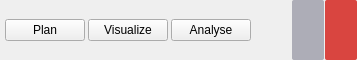
        <widget class="QFrame" name="frame_top">
         <property name="sizePolicy">
          <sizepolicy hsizetype="Preferred" vsizetype="Maximum">
           <horstretch>0</horstretch>
           <verstretch>0</verstretch>
          </sizepolicy>
         </property>
         <property name="minimumSize">
          <size>
           <width>100</width>
           <height>20</height>
          </size>
         </property>
         <property name="maximumSize">
          <size>
           <width>16777215</width>
           <height>60</height>
          </size>
         </property>
         <property name="frameShape">
          <enum>QFrame::NoFrame</enum>
         </property>
         <property name="frameShadow">
          <enum>QFrame::Raised</enum>
         </property>
         <layout class="QHBoxLayout" name="frame_top_layout">
          <property name="spacing">
           <number>1</number>
          </property>
          <property name="leftMargin">
           <number>0</number>
          </property>
          <property name="topMargin">
           <number>0</number>
          </property>
          <property name="rightMargin">
           <number>0</number>
          </property>
          <property name="bottomMargin">
           <number>0</number>
          </property>
          <item>
           <widget class="QFrame" name="horizontalFrame">
            <property name="sizePolicy">
             <sizepolicy hsizetype="Preferred" vsizetype="Minimum">
              <horstretch>0</horstretch>
              <verstretch>0</verstretch>
             </sizepolicy>
            </property>
            <property name="minimumSize">
             <size>
              <width>189</width>
              <height>0</height>
             </size>
            </property>
            <layout class="QHBoxLayout" name="layout_pageSelect">
             <property name="spacing">
              <number>3</number>
             </property>
             <property name="leftMargin">
              <number>5</number>
             </property>
             <property name="topMargin">
              <number>0</number>
             </property>
             <property name="rightMargin">
              <number>0</number>
             </property>
             <property name="bottomMargin">
              <number>0</number>
             </property>
             <item>
              <widget class="QPushButton" name="btn_plan">
               <property name="text">
                <string>Plan</string>
               </property>
              </widget>
             </item>
             <item>
              <widget class="QPushButton" name="btn_visualize">
               <property name="text">
                <string>Visualize</string>
               </property>
              </widget>
             </item>
             <item>
              <widget class="QPushButton" name="btn_analyse">
               <property name="sizePolicy">
                <sizepolicy hsizetype="Minimum" vsizetype="Fixed">
                 <horstretch>0</horstretch>
                 <verstretch>0</verstretch>
                </sizepolicy>
               </property>
               <property name="minimumSize">
                <size>
                 <width>0</width>
                 <height>0</height>
                </size>
               </property>
               <property name="maximumSize">
                <size>
                 <width>16777215</width>
                 <height>16777215</height>
                </size>
               </property>
               <property name="text">
                <string>Analyse</string>
               </property>
               <property name="checkable">
                <bool>true</bool>
               </property>
              </widget>
             </item>
            </layout>
           </widget>
          </item>
          <item>
           <spacer name="spring">
            <property name="orientation">
             <enum>Qt::Horizontal</enum>
            </property>
            <property name="sizeHint" stdset="0">
             <size>
              <width>40</width>
              <height>20</height>
             </size>
            </property>
           </spacer>
          </item>
          <item>
           <widget class="QPushButton" name="btn_minimize">
            <property name="minimumSize">
             <size>
              <width>15</width>
              <height>20</height>
             </size>
            </property>
            <property name="maximumSize">
             <size>
              <width>60</width>
              <height>60</height>
             </size>
            </property>
            <property name="styleSheet">
             <string notr="true">QPushButton {
	border-radius: 2px;
	
	background-color: rgba(104, 104, 124, 125);
}

QPushButton:hover {
	background-color: rgba(212, 212, 212, 40);
}

QPushButton:pressed {
	background-color: rgb(109, 109, 109);
}

QPushButton:focus 
{
background-color: rgb(255, 255, 255);
}</string>
            </property>
            <property name="text">
             <string/>
            </property>
            <property name="icon">
             <iconset resource="../resources/files.qrc">
              <normaloff>:/16x16/icons/16x16/cil-arrow-bottom.png</normaloff>:/16x16/icons/16x16/cil-arrow-bottom.png</iconset>
            </property>
           </widget>
          </item>
          <item>
           <widget class="QPushButton" name="btn_exit">
            <property name="minimumSize">
             <size>
              <width>15</width>
              <height>20</height>
             </size>
            </property>
            <property name="maximumSize">
             <size>
              <width>60</width>
              <height>60</height>
             </size>
            </property>
            <property name="styleSheet">
             <string notr="true">#btn_exit {
	border-radius: 2px;
	
	background-color: rgb(217, 69, 64);
}

#btn_exit:hover {
	background-color: rgb(255, 115, 110);
}

#btn_exit:pressed {
	background-color: rgb(170, 47, 47)
}</string>
            </property>
            <property name="text">
             <string/>
            </property>
            <property name="icon">
             <iconset resource="../resources/files.qrc">
              <normaloff>:/16x16/icons/16x16/cil-x.png</normaloff>:/16x16/icons/16x16/cil-x.png</iconset>
            </property>
           </widget>
          </item>
         </layout>
        </widget>
